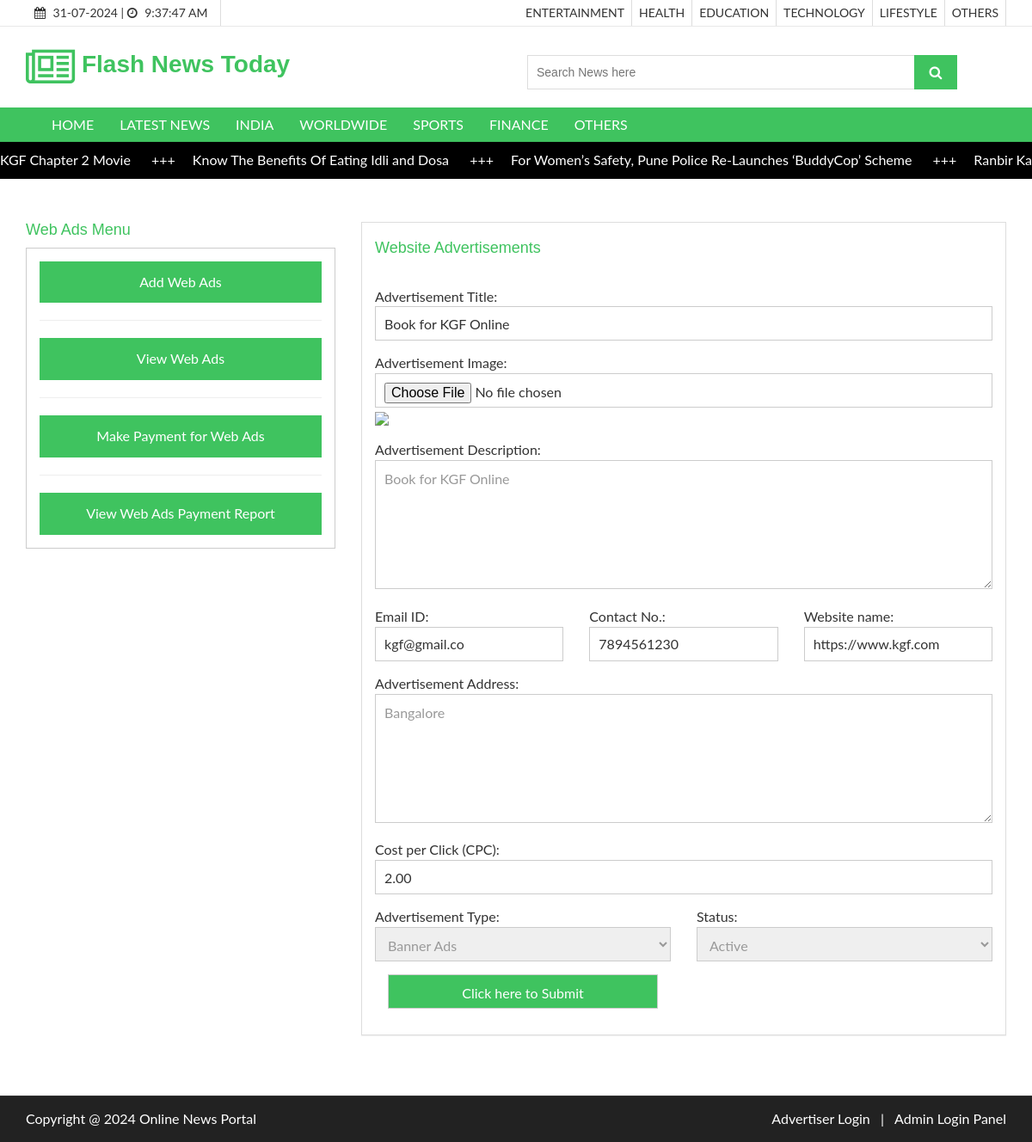
Page /webads.php?editid=22 on the committed database.
### tables this page shows
CREATE TABLE `newscategory` (
  `newscategoryid` int(10) NOT NULL,
  `category` varchar(50) NOT NULL,
  `category_type` varchar(20) DEFAULT NULL,
  `description` text NOT NULL,
  `status` varchar(10) NOT NULL
);

CREATE TABLE `newscontent` (
  `newsid` int(10) NOT NULL,
  `newscategoryid` int(10) NOT NULL,
  `newstype` varchar(20) NOT NULL COMMENT 'ARticles or News',
  `newsdate` date NOT NULL,
  `title` varchar(255) NOT NULL,
  `newsdescription` text NOT NULL,
  `images` text NOT NULL,
  `publisheddate` date NOT NULL,
  `count_views` bigint(20) NOT NULL DEFAULT 0,
  `status` varchar(10) NOT NULL
);

CREATE TABLE `webads` (
  `webadid` int(10) NOT NULL,
  `advertiserid` int(10) NOT NULL,
  `advttitle` varchar(100) NOT NULL,
  `advtimg` varchar(100) NOT NULL,
  `advtdescription` varchar(250) NOT NULL,
  `advtemail` varchar(100) NOT NULL,
  `contactno` varchar(15) NOT NULL,
  `advtwww` varchar(100) NOT NULL,
  `advtaddress` text NOT NULL,
  `advttype` varchar(15) NOT NULL,
  `cpc` double(10,2) NOT NULL COMMENT 'cost per click',
  `status` varchar(10) NOT NULL
);

### webads.php (the view, shortened to what this page needs)
<?php
include("header.php");
if(isset($_GET['editid']))
{
	$sqledit = "SELECT * FROM  webads WHERE webadid='$_GET[editid]'";
	$qsqledit = mysqli_query($con,$sqledit);
	$rsedit = mysqli_fetch_array($qsqledit);
		if($rsedit['advtimg'] == "")
		{
			$imgname  = "img/noimage.jpg";
		}
		else if(file_exists("imgwebads/$rsedit[advtimg]"))
		{
			$imgname = "imgwebads/$rsedit[advtimg]";
		}
		else
		{
			$imgname  = "img/noimage.jpg";
		}
}
?>
  <section id="aa-catg-head-banner">
    <div class="aa-catg-head-banner-area">
     <div class="container">
      <div class="aa-catg-head-banner-content">
        <h2>Checkout Page</h2>
      </div>
     </div>
   </div>
  </section>
 <section id="checkout">
   <div class="container">
     <div class="row">
       <div class="col-md-12">
        <div class="checkout-area">
          <form action="" method="post" enctype="multipart/form-data" name="frmform" onsubmit="return validateform()">
            <div class="row">
<?php
include("sidebar.php");
?>
              <div class="col-md-8">
                <div class="checkout-left">
                  <div class="panel-group" id="accordion">
<div class="panel panel-default aa-checkout-billaddress">
  <div class="panel-heading">
	<h4 class="panel-title">
	  <a  data-parent="#accordion" >
		Website Advertisements
	  </a>
	</h4>
  </div>
  <div id="collapseThree">
	<div class="panel-body">
	  <div class="row">
		<div class="col-md-12">
		  <div class="aa-checkout-single-bill">
			 Advertisement Title:<span id="idadvttitle" class="errmsg"></span>
			<input type="text" value="<?php echo $rsedit['advttitle']; ?>" name="advttitle" placeholder="Advertisement Title ">
		  </div>
		</div>
	  </div>
	 <div class="row">
		<div class="col-md-12">
		  <div class="aa-checkout-single-bill">
			 Advertisement Image:<span id="idadvtimg" class="errmsg"></span>
			<input type="file" name="advtimg">
			<?php
			if($rsedit['advtimg'] != "")
			{
			?>
			<img src="<?php echo $imgname; ?>" >
			<?php
			}
			?>
		  </div>
		</div>
		<div class="col-md-12">
		  <div class="aa-checkout-single-bill">
			 Advertisement Description:<span id="idadvtdescription" class="errmsg"></span>
			<textarea name="advtdescription" placeholder=" Advertisement Description"><?php echo $rsedit['advtdescription']; ?></textarea>
		  </div>
		</div>
	  </div>
	  <div class="row">
		<div class="col-md-4">
		  <div class="aa-checkout-single-bill">
			 Email ID:<span id="idadvtemail" class="errmsg"></span>
			<input type="text" value="<?php echo $rsedit['advtemail']; ?>" name="advtemail" placeholder="Advertisement Email ">
		  </div>
		</div>
		<div class="col-md-4">
		  <div class="aa-checkout-single-bill">
			 Contact No.:<span id="idcontactno" class="errmsg"></span>
			<input type="text" value="<?php echo $rsedit['contactno']; ?>" name="contactno" placeholder="Contact No.">
		  </div>
		</div>
		<div class="col-md-4">
		  <div class="aa-checkout-single-bill">
			 Website name:<span id="idadvtwww" class="errmsg"></span>
			<input type="url" value="<?php echo $rsedit['advtwww']; ?>" name="advtwww" placeholder="example: http://www.companyname.com">
		  </div>
		</div>
	  </div>
	   <div class="row">
		<div class="col-md-12">
		  <div class="aa-checkout-single-bill">
			 Advertisement  Address:<span id="idadvtaddress" class="errmsg"></span>
			<textarea name="advtaddress" placeholder="Advertisement  Address"><?php echo $rsedit['advtaddress']; ?></textarea>
		  </div>
		</div>
	  </div>
	   <div class="row">
		<div class="col-md-12">
		  <div class="aa-checkout-single-bill">
			 Cost per Click (CPC):<span id="idcpc" class="errmsg"></span>
			<input type="text" value="<?php echo $rsedit['cpc']; ?>" name="cpc" placeholder="Cost per Click (CPC)">
		  </div>
		</div>
	  </div>
	  <div class="row">
		<div class="col-md-6">
		  <div class="aa-checkout-single-bill">
			 Advertisement Type:<span id="idadvttype" class="errmsg"></span>
			 <select placeholder="Advertisement type" name="advttype">
			  <?php
				$arr = array("Banner Ads","Text Ads");
				foreach($arr as $val)
				{
					if($val == $rsedit['advttype'])
					{
					echo "<option selected value='$val'>$val</option>";
					}
					else
					{
					echo "<option value='$val'>$val</option>";
					}
				}
			  ?>
			</select>
		  </div>
		</div>
		<div class="col-md-6">
		  <div class="aa-checkout-single-bill">
		  Status:<span id="idstatus" class="errmsg"></span>
			<select placeholder="Status" name="status">
			  <?php
				$arr = array("Active","Inactive");
				foreach($arr as $val)
				{
					if($val == $rsedit['status'])
					{
					echo "<option selected value='$val'>$val</option>";
					}
					else
					{
					echo "<option value='$val'>$val</option>";
					}
				}
			  ?>
			</select>
		  </div>
		</div>
	  </div>
	  <div class="row">
		<div class="col-md-6">
		  <div class="aa-checkout-single-bill col-md-6">
			<input type="submit" name="submit" value="Click here to Submit" class="aa-browse-btn">
		  </div>
		</div>
	  </div>
	</div>
  </div>
</div>
				   </div>
                </div>
              </div>
             </div>
          </form>
         </div>
       </div>
     </div>
   </div>
 </section>
 <?php
 include("footer.php");
 ?>

### header.php (shortened to what this page needs)
<?php
include("databaseconnection.php");
?>
<!DOCTYPE html>
<html lang="en">
  <head>
    <link href="css/font-awesome.css" rel="stylesheet">
    <link href="css/bootstrap.css" rel="stylesheet">
    <link href="css/jquery.smartmenus.bootstrap.css" rel="stylesheet">
    <link rel="stylesheet" type="text/css" href="css/jquery.simpleLens.css">
    <link rel="stylesheet" type="text/css" href="css/slick.css">
    <link rel="stylesheet" type="text/css" href="css/nouislider.css">
    <link id="switcher" href="css/theme-color/green-theme.css" rel="stylesheet">
    <link href="css/sequence-theme.modern-slide-in.css" rel="stylesheet" media="all">
    <link href="css/style.css" rel="stylesheet">
    <link href="css/jquery.dataTables.min.css" rel="stylesheet">
  </head>
  <body>
  <header id="aa-header">
    <div class="aa-header-top">
      <div class="container">
        <div class="row">
          <div class="col-md-12">
            <div class="aa-header-top-area">
              <div class="aa-header-top-left">
                <div class="cellphone hidden-xs">
                  <p><span class="fa fa-calendar"></span> <?php echo date("d-m-Y"); ?> |
                  <span class="fa fa-clock-o"></span> <span id="idclock"></span></p>
                </div>
              </div>
              <div class="aa-header-top-right">
                <ul class="aa-head-top-nav-right">
                  <?php
                    $sql = "SELECT * FROM newscategory WHERE status='Active' AND category_type='Article'";
                    $qsql= mysqli_query($con,$sql);
                    while($rs = mysqli_fetch_array($qsql))
                    {
                      echo "<li class='hidden-xs'><a href='displayarticle.php?newstype=Article&newscategoryid=$rs[newscategoryid]'>" . strtoupper($rs['category'])  . "</a></li>";
                    }
                  ?>
                </ul>
              </div>
            </div>
          </div>
        </div>
      </div>
    </div>
    <div class="aa-header-bottom">
      <div class="container">
        <div class="row">
          <div class="col-md-12">
            <div class="aa-header-bottom-area">
              <div class="aa-logo">
                <a href="index.php">
                  <span class="fa fa-newspaper-o"></span>
                  <div style="width:550px; ">&nbsp;<strong>Flash</strong> <strong> News </strong> <strong>Today</strong> </div>
                </a>
              </div>
              <div class="aa-search-box">
                <form action="searchnewsandarticles.php" method="get">
                  <input type="text" name="txtsearch" id="txtsearch" placeholder="Search News here ">
                  <button type="submit"><span class="fa fa-search"></span></button>
                </form>
              </div>
            </div>
          </div>
        </div>
      </div>
    </div>
  </header>
  <section id="menu">
    <div class="container">
      <div class="menu-area">
        <div class="navbar navbar-default" role="navigation">
          <div class="navbar-collapse collapse">
            <ul class="nav navbar-nav">
              <li><a href="index.php">HOME</a></li>
              <li><a href="displaylatestnews.php">LATEST NEWS</a></li>
          <?php
						$sql = "SELECT * FROM newscategory WHERE status='Active' AND category_type='News'";
						$qsql= mysqli_query($con,$sql);
						while($rs = mysqli_fetch_array($qsql))
						{
							echo "<li><a href='displayarticle.php?newstype=News&newscategoryid=$rs[newscategoryid]' >" . strtoupper($rs['category'])  . "</a></li>";
						}
					?>
            </ul>
          </div>
        </div>
      </div>
    </div>
  </section>
  <div class="marquee">
  <div class="marquee__item">
  <?php
  $sqlscroller= "SELECT newscontent.*,newscategory.category FROM newscontent LEFT JOIN newscategory ON newscontent.newscategoryid=newscategory.newscategoryid WHERE newscontent.status='Active' ";
  $sqlscroller = $sqlscroller . "  ORDER BY  newscontent.newsid DESC LIMIT 9";
	$qsqlscroller = mysqli_query($con,$sqlscroller);
	while($rsscroller = mysqli_fetch_array($qsqlscroller))
	{
    echo "<a style='color: white;' href='newsdetailed.php?newsid=$rsscroller[newsid]&newstype=$rsscroller[newstype]&newscategoryid=$rsscroller[newscategoryid]'>";
    echo $rsscroller['title'] . " <span class='marquee__seperator'>+++</span>";
    echo "</a>";
  }
  ?>
</div>
</div>

### css/theme-color/green-theme.css (style rules this page uses)
h2 { color: #3fc35f; }
.aa-browse-btn { background-color: #3fc35f; border: 1px solid #3fc35f; }
#aa-header .aa-header-bottom .aa-header-bottom-area .aa-logo a > span { color: #3fc35f; }
#aa-header .aa-header-bottom .aa-header-bottom-area .aa-logo a strong { color: #3fc35f; }
#aa-header .aa-header-bottom .aa-header-bottom-area .aa-search-box button { background-color: #3fc35f; }
#menu { background-color: #3fc35f; }
#checkout .checkout-area .checkout-left .panel-group .panel-default .panel-heading .panel-title a { color: #3fc35f; }

### header.php (style rules this page uses)
.marquee { width: 100%; overflow: hidden; white-space: nowrap; }
.marquee__seperator { margin: 0 2rem; }
.marquee__item { display: inline-block; will-change: transform; -webkit-animation: marquee 50s linear infinite; animation: marquee 50s linear infinite; }
.marquee { background-color: black; padding: 1rem 0; color: #fff; }

### rows in the picture
newscategory: category "ENTERTAINMENT"
newscategory: category "HEALTH"
newscategory: category "EDUCATION"
newscategory: category "TECHNOLOGY"
newscategory: category "LIFESTYLE"
newscategory: category "OTHERS"
newscategory: category "INDIA"
newscategory: category "WORLDWIDE"
newscategory: category "SPORTS"
newscategory: category "FINANCE"
newscategory: category "OTHERS"
newscontent: title "KGF Chapter 2 Movie"
newscontent: title "Know The Benefits Of Eating Idli and Dosa"
newscontent: title "For Women’s Safety, Pune Police Re-Launches ‘BuddyCop’ Scheme"
newscontent: title "Ranbir…"
webads: advttitle "Book for KGF Online", advtdescription "Book for KGF Online", advtemail "kgf@gmail.co", contactno "7894561230", advtwww "https://www.kgf.com", advtaddress "Bangalore", cpc "2.00", advttype "Banner Ads", status "Active"
